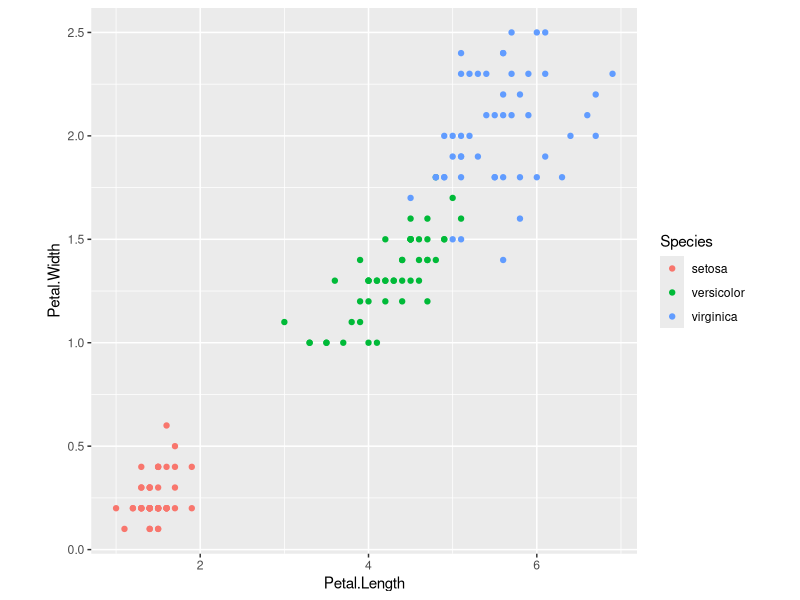
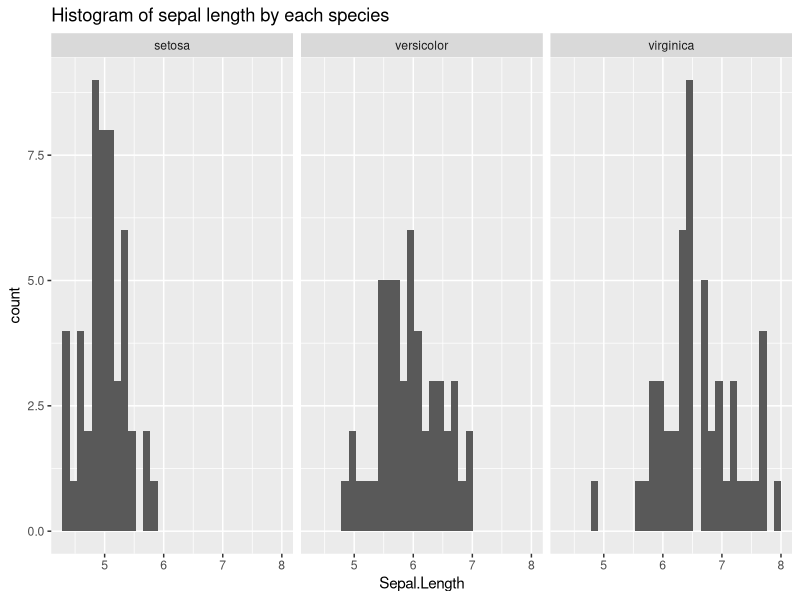
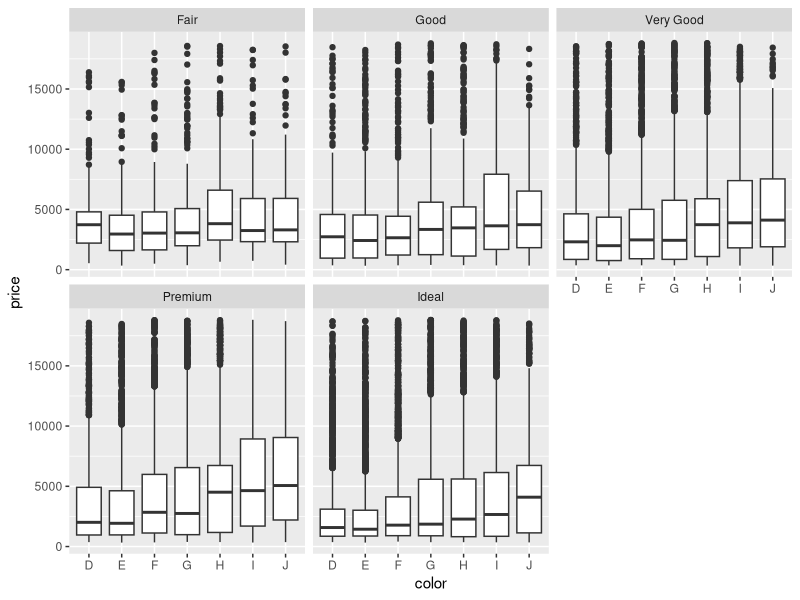

These figures' R source, in order:
## ---- chunk 1
knitr::opts_chunk$set(
  echo = FALSE,
  fig.align = "center")
library(tidyverse)
## ---- chunk 2
iris %>% 
  ggplot(aes(Petal.Length, Petal.Width, color = Species)) +
  theme(aspect.ratio = 1) +
  geom_point()
## ---- chunk 3
iris %>% 
  ggplot(aes(Sepal.Length)) +
  geom_histogram() +
  facet_wrap(~Species) +
  ggtitle("Histogram of sepal length by each species")
## ---- chunk 4
ggplot(diamonds, aes(color, price)) +
  geom_boxplot() +
  facet_wrap(~cut)
